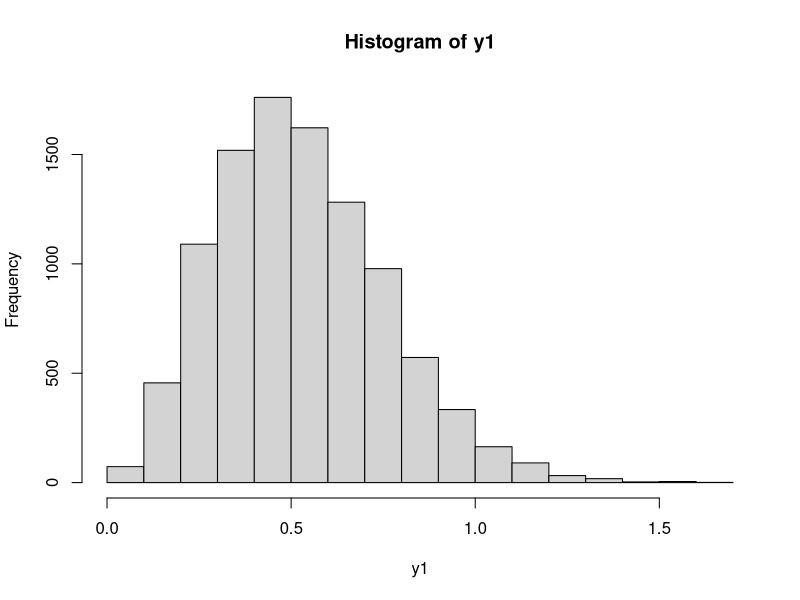
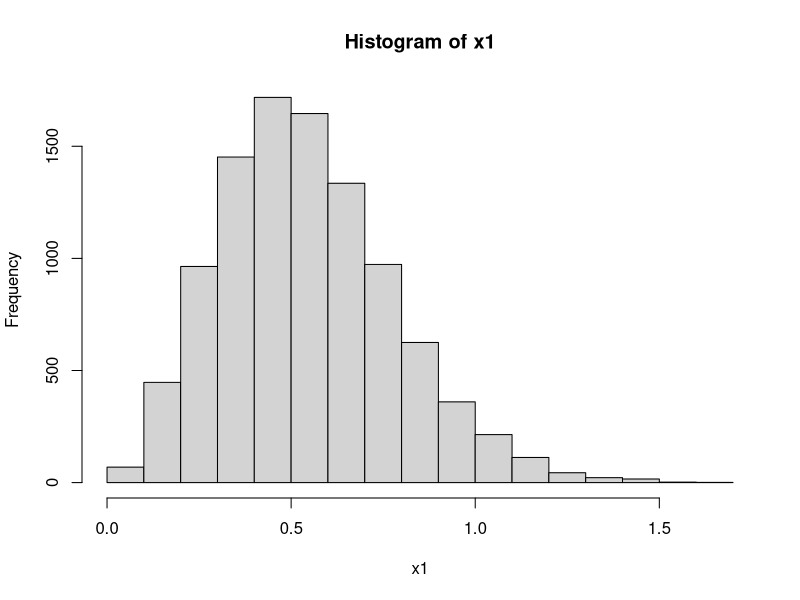
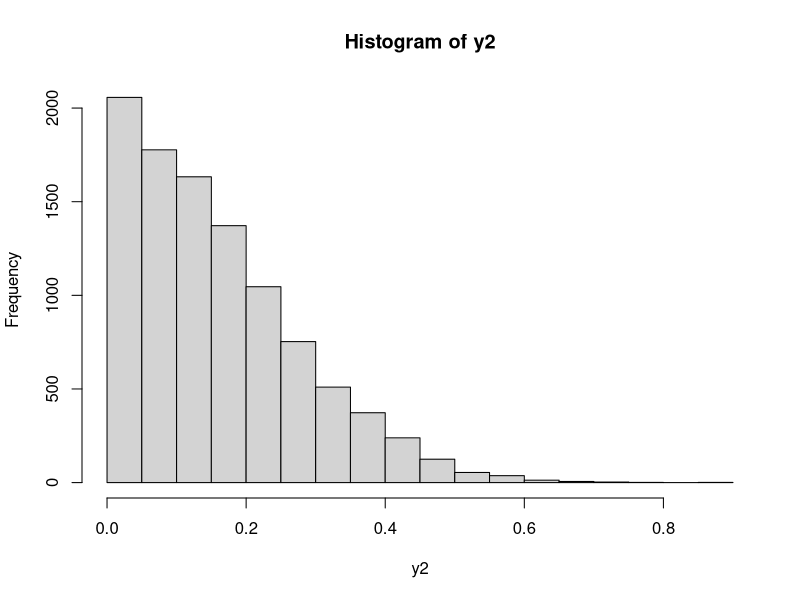
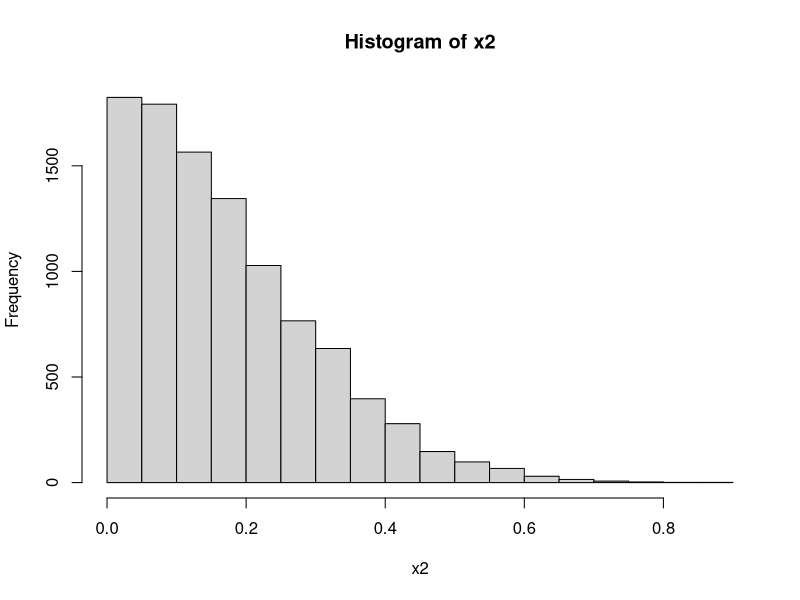
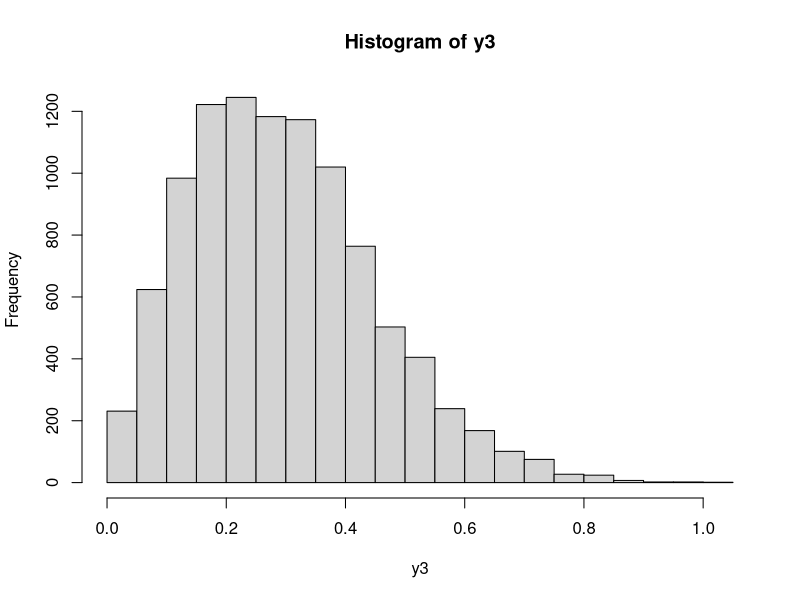
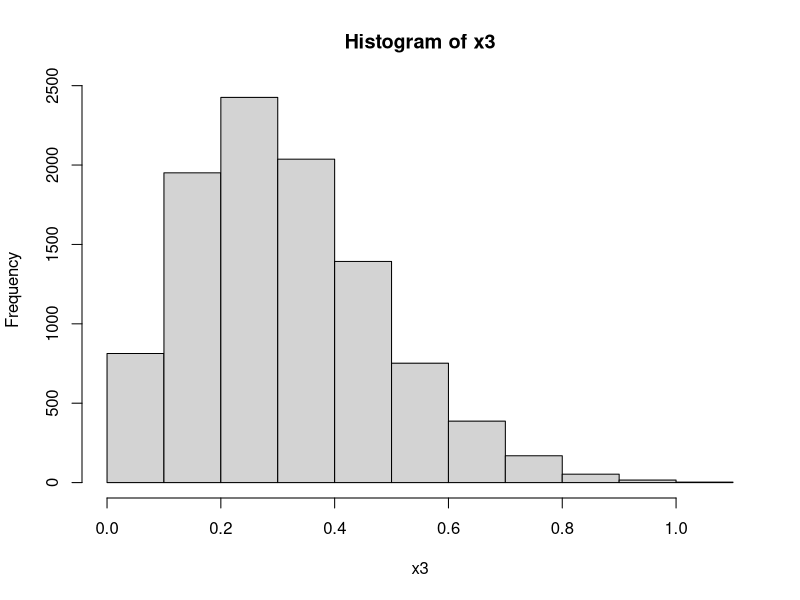
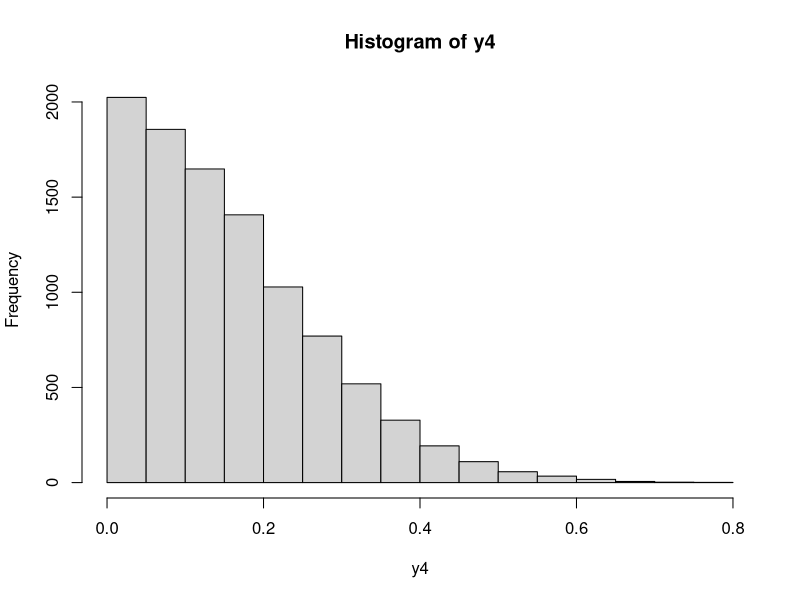
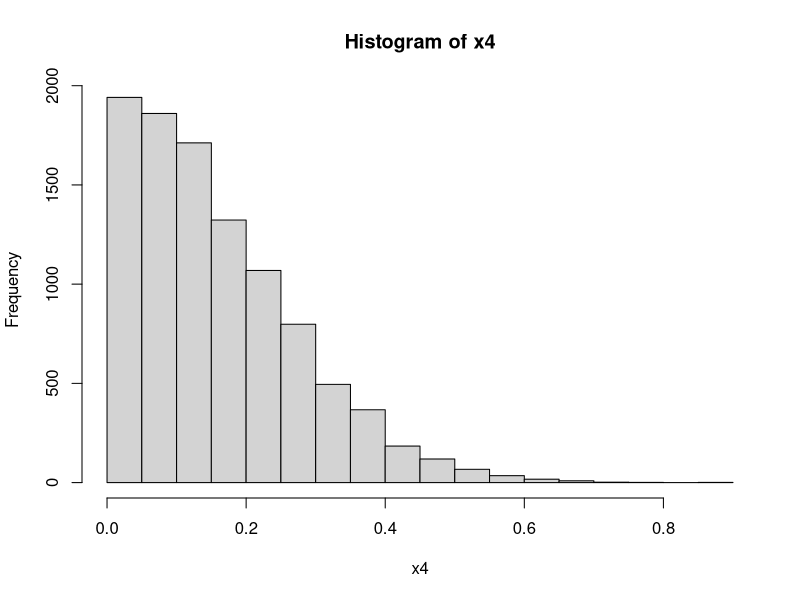

These figures' R source, in order:
## ---- chunk 1
y1=replicate (10000, {a<-rnorm(60)
level<-rep(1:4, times=15)
b<-tapply(a,level,mean)
b[which.max(b)]-b[which.min(b)]
})
hist(y1)

x1=replicate (10000, {a<-rnorm(60)
level<-c(rep(1, times=10),rep(2, times=20),rep(3, times=15), rep(4, times=15))
b<-tapply(a,level,mean)
b[which.max(b)]-b[which.min(b)]
})
hist(x1)

ks.test(x1, y1)
## ---- chunk 2
y2=replicate (10000, {a<-rnorm(100)
level<-rep(1:2, times=50)
b<-tapply(a,level,mean)
b[which.max(b)]-b[which.min(b)]
})
hist(y2)

x2=replicate (10000, {a<-rnorm(100)
level<-c(rep(1, times=70),rep(2, times=30))
b<-tapply(a,level,mean)
b[which.max(b)]-b[which.min(b)]
})
hist(x2)

ks.test(x2, y2)
## ---- chunk 3

y3=replicate (10000, {a<-rnorm(99)
level<-rep(1:3, times=33)
b<-tapply(a,level,mean)
b[which.max(b)]-b[which.min(b)]
})
hist(y3)

x3=replicate (10000, {a<-rnorm(99)
level<-c(rep(1, times=20),rep(2, times=30),rep(3, times=49))
b<-tapply(a,level,mean)
b[which.max(b)]-b[which.min(b)]
})
hist(x3)

ks.test(x3, y3)
## ---- chunk 4
y4=replicate (10000, {a<-rnorm(100)
level<-rep(1:2, times=50)
b<-tapply(a,level,mean)
b[which.max(b)]-b[which.min(b)]
})
hist(y4)

x4=replicate (10000, {a<-rnorm(100)
level<-c(rep(1, times=55),rep(2, times=45))
b<-tapply(a,level,mean)
b[which.max(b)]-b[which.min(b)]
})
hist(x4)

ks.test(x4, y4)
